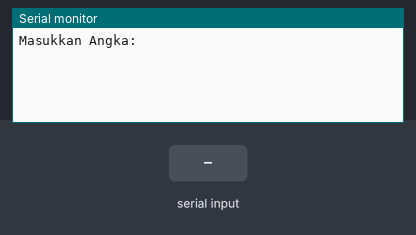
Bench run of a sketch on a simulated Arduino Uno, built with avr-gcc and run on an emulated ATmega328P. Parts: the last lines printed to the serial monitor. The test bench sets the inputs (shaded band).

Above: at 1.2 s.
1.3 s: "90,45\n" received over Serial
At 3.4 s:
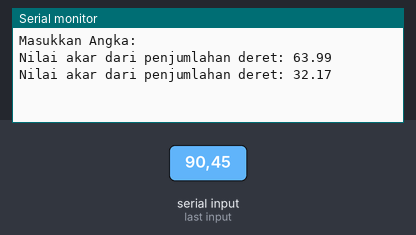
3.8 s: "30,150\n" received over Serial
At 5.3 s:
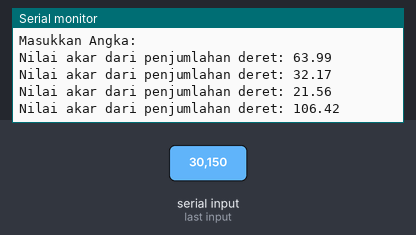
Timing chart, 0 to 6.8 s (numbered marks = the images above; inputs shaded):
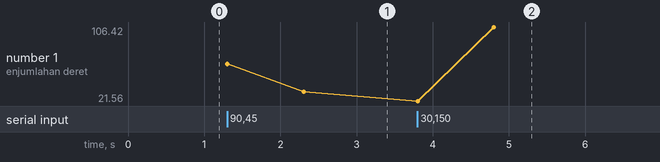

The sketch:

Soal-9.ino
```cpp
int number, sum;
float akar;

void setup() {
  Serial.begin(9600);
  Serial.println("Masukkan Angka: ");
}

void loop() {
  if(Serial.available() > 1) {
    number = Serial.parseInt();
    sum = 0;

    for(int i = 1; i <= number; i++){
      sum += i;
    }

    akar = sqrt(sum);
    Serial.print("Nilai akar dari penjumlahan deret: ");
    Serial.println(akar);
    delay(1000);
  }
}
```

Measured:
- after the input at 1.3 s, the serial monitor: prints a new line at once (image 1)
- after the input at 3.8 s, the serial monitor: prints a new line at once (image 2)
- plotted number 1: 32.17 → 106.42 after the input at 3.8 s
